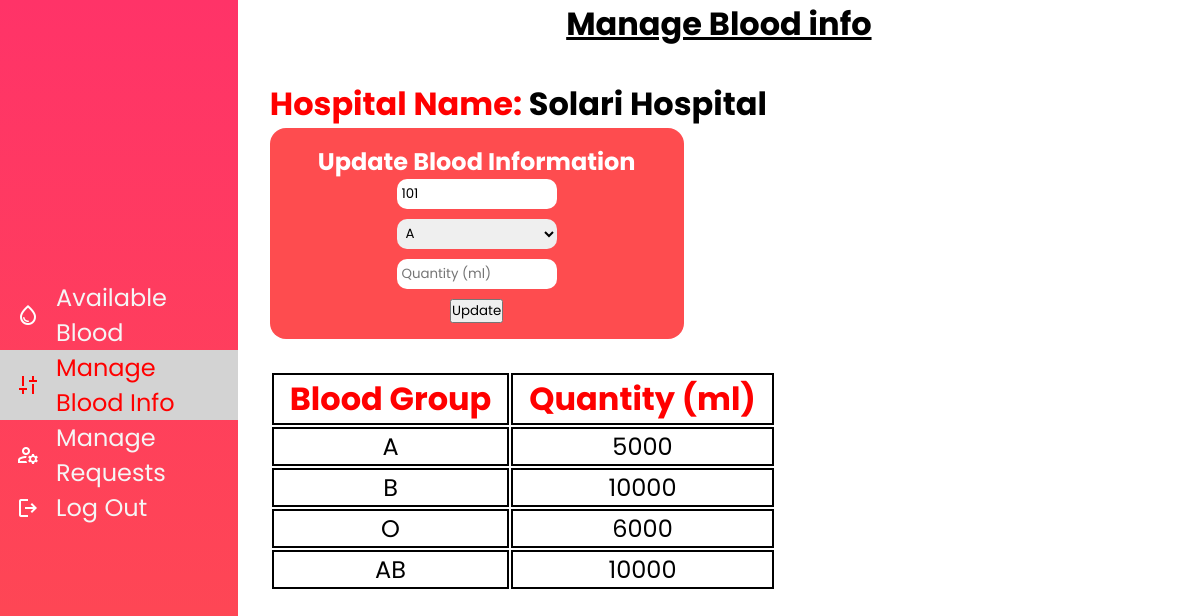
Screenshot of /manage.php (signed in) with the database file from the repository.
### tables this page shows
CREATE TABLE `hospital` (
  `h_id` int(11) NOT NULL,
  `name` varchar(255) NOT NULL,
  `address` varchar(255) NOT NULL,
  `password` varchar(50) NOT NULL
);

CREATE TABLE `blood_info` (
  `h_id` int(11) NOT NULL,
  `blood_group` varchar(50) NOT NULL,
  `quantity` int(11) NOT NULL
);

### manage.php (the view, shortened to what this page needs)
<?php
$server = "localhost";
$username = "root";
$password = "";
$db = "blood_bank";
$con = mysqli_connect($server, $username, $password, $db);
$hospitalName = $_SESSION['hospital_name'];
$sqlHospital = "SELECT h_id FROM hospital WHERE name = '$hospitalName'";
$resultHospital = mysqli_query($con, $sqlHospital);
if ($resultHospital && mysqli_num_rows($resultHospital) > 0) {
    $rowHospital = mysqli_fetch_assoc($resultHospital);
    $hId = $rowHospital['h_id'];
    $sqlBloodInfo = "SELECT * FROM blood_info WHERE h_id = '$hId'";
    $resultBloodInfo = mysqli_query($con, $sqlBloodInfo);
    $bloodSamples = [];
    if ($resultBloodInfo && mysqli_num_rows($resultBloodInfo) > 0) {
        while ($rowBloodInfo = mysqli_fetch_assoc($resultBloodInfo)) {
            $bloodSamples[] = $rowBloodInfo;
        }
    }
}
?>
<!DOCTYPE html>
<html lang="en">
    <head>
        <link rel="stylesheet" href="./styles/dashboard.css">
    </head>
    <body>
        <div class="dashboard">
            <div class="sidebar">
                <ul>
                    <li>
                        <span class="material-symbols-outlined">
                        </span>
                        <a href="dashboard.php">Available Blood</a>
                    </li>
                    <li class="active">
                        <span class="material-symbols-outlined active-icon">
                        </span>
                        <a href="#">Manage Blood Info</a>
                    </li>
                    <li>
                        <span class="material-symbols-outlined">
                        </span>
                        <a href="request.php">Manage Requests</a>
                    </li>
                    <li>
                        <span class="material-symbols-outlined">
                        </span>
                        <a href="logout.php">Log Out</a>
                    </li>
                </ul>
            </div>
            <div class="main-box">
            <h1 style="text-align:center">Manage Blood info</h1>
            <div class="manage">
            <h2 class="hospital-name"><span>Hospital Name:</span> <?php echo $hospitalName; ?></h2>
            <div class="update-form">
                <h2 class="update-info">Update Blood Information</h1>
                <form method="post">
                    <input type="text" name="hId" value="<?php echo $hId; ?>" readonly>
                    <select name="bloodGroup">
                        <option value="A">A</option>
                    </select>
                    <input type="number" name="quantity" placeholder="Quantity (ml)" required>
                    <button type="submit" name="updateBlood">Update</button>
                </form>
            </div>
            <?php
            if (!empty($bloodSamples)) {
                echo '<table>';
                echo '<tr><th>Blood Group</th><th>Quantity (ml)</th></tr>';
                foreach ($bloodSamples as $sample) {
                    echo '<tr>';
                    echo '<td>' . $sample['blood_group'] . '</td>';
                    echo '<td>' . $sample['quantity'] . '</td>';
                    echo '</tr>';
                }
                echo '</table>';
            } else {
                echo '<p>No blood samples available for this hospital.</p>';
            }
            ?>
            </div>
            </div>
        </div>
    </body>
    </html>

### styles/dashboard.css (style rules this page uses)
* { margin: 0; padding: 0; box-sizing: border-box; font-family: 'Poppins', sans-serif; }
a { text-decoration: none; }
.material-symbols-outlined { font-variation-settings: 'FILL' 0, 'wght' 400, 'GRAD' 0, 'opsz' 24 }
.dashboard { height: 100vh; width: 100vw; display: flex; }
.sidebar { width: fit-content; padding: 0; background-image: linear-gradient(#ff3368, #fe4c4f); display: flex; justify-content: center; align-items: center; }
.sidebar ul li a { color: whitesmoke; font-size: 1.5rem; }
.sidebar ul li span { color: white; margin-right: 1rem; }
.sidebar ul { display: flex; flex-direction: column; align-items: center; justify-content: space-between; list-style: none; height: 30%; }
.sidebar ul li { width: 100%; padding: 0 1rem; display: flex; justify-content: left; align-items: center; transition: all 0.3s ease; }
.sidebar ul li:hover a, span { color: red; }
.active { background-color: rgb(211, 211, 211); }
.active a { color: red !important; }
.active span { color: red !important; font-variation-settings: 'FILL' 1; }
.main-box { display: flex; flex-direction: column; width: 100%; }
.main-box h1 { text-decoration: underline; }
.manage { height: 100%; overflow-y: scroll; padding: 2rem; }
.hospital-name { font-size: 2rem; }
.update-form { background-color: #fe4c4f; display: flex; flex-direction: column; justify-content: center; align-items: center; width: fit-content; height: fit-content; padding: 1rem 3rem; border-radius: 1rem; color: white; }
.update-form form { display: flex; flex-direction: column; justify-content: center; align-items: center; }
.update-form form input, select { width: 10rem; padding: 0.3rem; border-radius: 10px; margin-bottom: 10px; outline: none; border: none; }
.update-info { font-size: 1.5rem; }
.manage table { margin-top: 2rem; }
.manage table tr td,th { font-size: 1.5rem; text-align: center; }
.manage table tr th { color: red; font-size: 2rem; padding: 0 1rem; }
.manage table tr td,th { border: 2px solid black; }

### rows the page displays
hospital: hId "101"
blood_info: blood_group "A", quantity "5000"
blood_info: blood_group "B", quantity "10000"
blood_info: blood_group "O", quantity "6000"
blood_info: blood_group "AB", quantity "10000"

### other values shown
$hospitalName "Solari Hospital"
